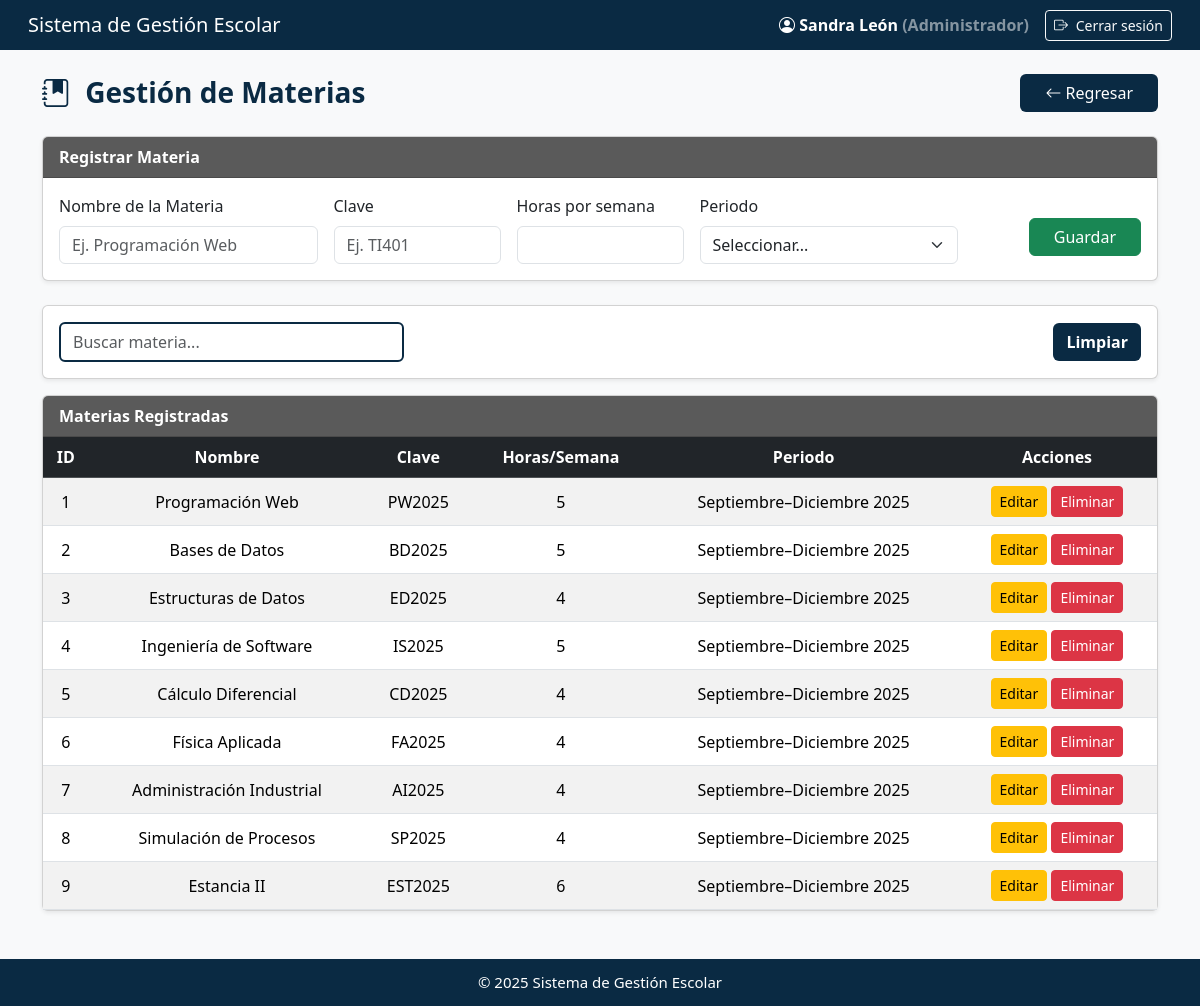
Page /app/views/materiasView.php (signed in) on the committed database.
### tables this page shows
CREATE TABLE `materias` (
  `idMateria` int(11) NOT NULL AUTO_INCREMENT,
  `nombreMateria` varchar(100) NOT NULL,
  `claveMateria` varchar(20) NOT NULL,
  `horasSemana` int(11) DEFAULT NULL,
  `idPeriodo` int(11) DEFAULT NULL,
  PRIMARY KEY (`idMateria`),
  UNIQUE KEY `claveMateria` (`claveMateria`),
  KEY `idPeriodo` (`idPeriodo`),
  CONSTRAINT `materias_ibfk_1` FOREIGN KEY (`idPeriodo`) REFERENCES `periodosescolares` (`idPeriodo`) ON DELETE CASCADE ON UPDATE CASCADE
);

CREATE TABLE `periodosescolares` (
  `idPeriodo` int(11) NOT NULL AUTO_INCREMENT,
  `nombrePeriodo` varchar(50) NOT NULL,
  `fechaInicio` date NOT NULL,
  `fechaFin` date NOT NULL,
  PRIMARY KEY (`idPeriodo`)
);

### app/models/materiaModel.php (called while the page is built, shortened)
<?php
    class MateriaModel {
        private $connection;
        public function __construct($connection) {
            $this->connection = $connection;
        }
        public function obtenerMaterias() {
            $sql = "SELECT m.idMateria, m.nombreMateria, m.claveMateria, m.horasSemana, p.nombrePeriodo
                    FROM materias m
                    LEFT JOIN periodosEscolares p ON m.idPeriodo = p.idPeriodo
                    ORDER BY m.idMateria ASC";
            return $this->connection->query($sql);
        }
    }
?>

### app/views/materiasView.php (the view, shortened to what this page needs)
<?php
  $nombreUsuario = $_SESSION['usuario']['nombre'];
  $rolUsuario = $_SESSION['usuario']['rol'];
  require_once __DIR__ . '/../../config/db_connection.php';
  require_once __DIR__ . '/../../app/models/materiaModel.php';
  $model = new MateriaModel($connection);
  $modo = isset($_GET['edit']) ? 'editar' : 'insertar';
  $materiaEditar = ($modo == 'editar')
      ? $model->obtenerPorId($_GET['edit'])
      : null;
  $materias = $model->obtenerMaterias();
?>
<!DOCTYPE html>
<html lang="es">
<head>
  <link href="https://cdn.jsdelivr.net/npm/bootstrap@5.3.3/dist/css/bootstrap.min.css" rel="stylesheet">
  <link rel="stylesheet" href="https://cdn.jsdelivr.net/npm/bootstrap-icons@1.11.3/font/bootstrap-icons.css">
</head>
<body>
<nav class="navbar navbar-expand-lg navbar-dark px-3">
  <div class="container-fluid d-flex justify-content-between align-items-center">
    <span class="navbar-brand h5 mb-0 text-white">Sistema de Gestión Escolar</span>
    <div class="d-flex align-items-center">
      <div class="text-white fw-semibold me-3">
        <i class="bi bi-person-circle"></i>
        <?= htmlspecialchars($nombreUsuario) ?>
        <span class="text-white-50">(<?= htmlspecialchars($rolUsuario) ?>)</span>
      </div>
      <a href="<?= BASE_URL ?>index.php?action=logout" class="btn btn-outline-light btn-sm">
        <i class="bi bi-box-arrow-right me-1"></i> Cerrar sesión
      </a>
    </div>
  </div>
</nav>
<div class="container mt-4 mb-5">
  <div class="d-flex justify-content-between align-items-center mb-4">
    <h3 class="titulo-pagina m-0">
        <i class="bi bi-journal-bookmark-fill me-2"></i> Gestión de Materias
    </h3>
    <a href="<?= BASE_URL ?>index.php?action=dashboard"
       class="btn btn-regresar px-4">
        <i class="bi bi-arrow-left"></i> Regresar
    </a>
</div>
  <div class="card mb-4 shadow-sm">
    <div class="card-header fw-semibold">
      <?= $modo == 'editar' ? 'Editar Materia' : 'Registrar Materia' ?>
    </div>
    <div class="card-body">
      <form method="POST" action="../controllers/materiaController.php" class="row g-3">
        <div class="col-md-3">
          <label class="form-label">Nombre de la Materia</label>
          <input type="text" name="nombreMateria" class="form-control"
                 placeholder="Ej. Programación Web"
                 value="<?= $materiaEditar['nombreMateria'] ?? '' ?>" required>
        </div>
        <div class="col-md-2">
          <label class="form-label">Clave</label>
          <input type="text" name="claveMateria" class="form-control"
                 placeholder="Ej. TI401"
                 value="<?= $materiaEditar['claveMateria'] ?? '' ?>" required>
        </div>
        <div class="col-md-2">
          <label class="form-label">Horas por semana</label>
          <input type="number" name="horasSemana" class="form-control"
                 value="<?= $materiaEditar['horasSemana'] ?? '' ?>" required>
        </div>
        <div class="col-md-3">
          <label class="form-label">Periodo</label>
          <select name="idPeriodo" class="form-select" required>
            <option value="">Seleccionar...</option>
          </select>
        </div>
        <div class="col-md-2 text-end">
          <?php if ($modo == 'editar'): ?>
            <button type="submit" name="actualizar" class="btn btn-warning mt-4 px-4">Actualizar</button>
            <a href="materiasView.php" class="btn btn-secondary mt-4 px-4">Cancelar</a>
          <?php else: ?>
            <button type="submit" name="insertar" class="btn btn-success mt-4 px-4">Guardar</button>
          <?php endif; ?>
        </div>
      </form>
    </div>
  </div>
<div class="card mb-3 shadow-sm">
  <div class="card-body">
    <div class="row align-items-center">
      <div class="col-md-4">
        <input
          type="text"
          id="buscadorMaterias"
          class="form-control"
          placeholder="Buscar materia..."
          style="border: 2px solid #0A2A43;"
        >
      </div>
      <div class="col-md-8 d-flex justify-content-end">
        <a
          href="materiasView.php"
          class="btn"
          style="background: #0A2A43; color: white; font-weight: 600;"
        >
          Limpiar
        </a>
      </div>
    </div>
  </div>
</div>
  <div class="card shadow-sm">
    <div class="card-header fw-semibold">Materias Registradas</div>
    <div class="card-body p-0">
      <table class="table table-striped mb-0 text-center align-middle">
        <thead class="table-dark">
          <tr>
            <th>ID</th>
            <th>Nombre</th>
            <th>Clave</th>
            <th>Horas/Semana</th>
            <th>Periodo</th>
            <th>Acciones</th>
          </tr>
        </thead>
        <tbody>
          <?php while ($m = $materias->fetch_assoc()): ?>
          <tr>
            <td><?= $m['idMateria'] ?></td>
            <td><?= htmlspecialchars($m['nombreMateria']) ?></td>
            <td><?= htmlspecialchars($m['claveMateria']) ?></td>
            <td><?= htmlspecialchars($m['horasSemana']) ?></td>
            <td><?= htmlspecialchars($m['nombrePeriodo'] ?? 'Sin asignar') ?></td>
            <td>
              <a href="materiasView.php?edit=<?= $m['idMateria'] ?>" class="btn btn-warning btn-sm">Editar</a>
              <a href="../controllers/materiaController.php?delete=<?= $m['idMateria'] ?>"
                 class="btn btn-danger btn-sm"
                 onclick="return confirm('¿Seguro que deseas eliminar la materia <?= htmlspecialchars($m['nombreMateria']) ?>?');">
                Eliminar
              </a>
            </td>
          </tr>
          <?php endwhile; ?>
        </tbody>
      </table>
    </div>
  </div>
</div>
<footer>
  © 2025 Sistema de Gestión Escolar
</footer>
</body>
</html>

### app/views/materiasView.php (style rules this page uses)
body { background-color: #f8f9fa; min-height: 100vh; display: flex; flex-direction: column; }
.navbar, footer { background-color: #0A2A43 !important; }
footer { color: white; padding: 12px 0; text-align: center; margin-top: auto; font-size: 15px; font-weight: 500; }
.card-header { background-color: #5a5a5a; color: white; }
.titulo-pagina { color: #0A2A43; font-weight: 700; }
.btn-regresar { background: #0A2A43; color: #fff; font-weight: 500; border-radius: 6px; }

### rows in the picture
materias: idMateria "1", nombreMateria "Programación Web", claveMateria "PW2025", horasSemana "5", idPeriodo.nombrePeriodo "Septiembre–Diciembre 2025"
materias: idMateria "2", nombreMateria "Bases de Datos", claveMateria "BD2025", horasSemana "5", idPeriodo.nombrePeriodo "Septiembre–Diciembre 2025"
materias: idMateria "3", nombreMateria "Estructuras de Datos", claveMateria "ED2025", horasSemana "4", idPeriodo.nombrePeriodo "Septiembre–Diciembre 2025"
materias: idMateria "4", nombreMateria "Ingeniería de Software", claveMateria "IS2025", horasSemana "5", idPeriodo.nombrePeriodo "Septiembre–Diciembre 2025"
materias: idMateria "5", nombreMateria "Cálculo Diferencial", claveMateria "CD2025", horasSemana "4", idPeriodo.nombrePeriodo "Septiembre–Diciembre 2025"
materias: idMateria "6", nombreMateria "Física Aplicada", claveMateria "FA2025", horasSemana "4", idPeriodo.nombrePeriodo "Septiembre–Diciembre 2025"
materias: idMateria "7", nombreMateria "Administración Industrial", claveMateria "AI2025", horasSemana "4", idPeriodo.nombrePeriodo "Septiembre–Diciembre 2025"
materias: idMateria "8", nombreMateria "Simulación de Procesos", claveMateria "SP2025", horasSemana "4", idPeriodo.nombrePeriodo "Septiembre–Diciembre 2025"
materias: idMateria "9", nombreMateria "Estancia II", claveMateria "EST2025", horasSemana "6", idPeriodo.nombrePeriodo "Septiembre–Diciembre 2025"

### other values in the picture
$nombreUsuario "Sandra León"
$rolUsuario "Administrador"
